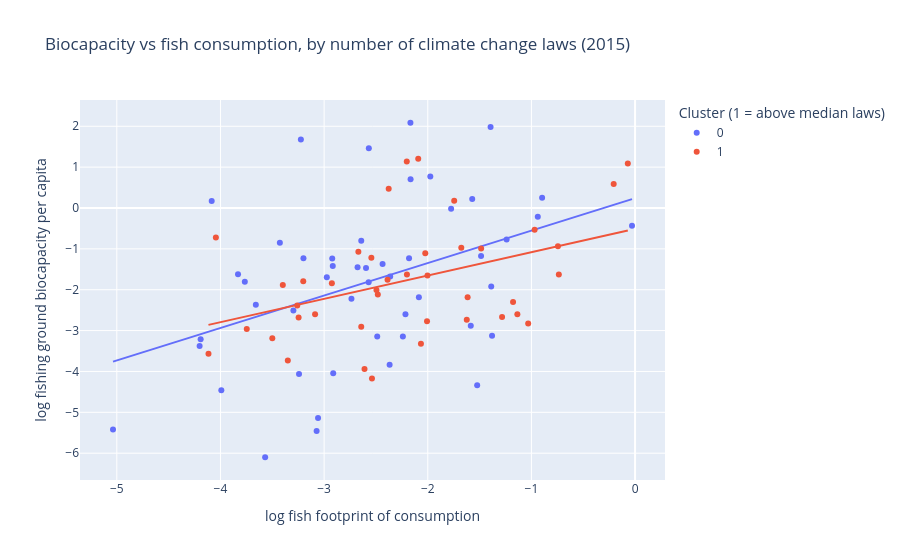

Notebook cell for this chart:
### Markdown cell above
Ok, let's see how grouping our countries by clusters depending on their number of policies affect the relationship between our variables:

- Create a scatter plot of 'ef_fg_bc_log' vs 'ef_fg_log', colored by the country 'cluster'. What do you observe?

### Code cell
fig = px.scatter(df_biv,
                 x='ef_fg_log',
                 y='ef_fg_bc_log',
                 color=df_biv['cluster'].astype(str),
                 hover_name='country',
                 trendline='ols',
                 labels={'ef_fg_log': 'log fish footprint of consumption',
                         'ef_fg_bc_log': 'log fishing ground biocapacity per capita',
                         'color': 'Cluster (1 = above median laws)'},
                 title='Biocapacity vs fish consumption, by number of climate change laws (2015)')
fig.show()

# The positive relation remains in both clusters (slightly flatter for countries with more
# climate policies): grouping by number of policies does not reverse the relationship.

### Figure 1 — Plotly figure (JSON) as saved in the notebook; plotly's stock layout.template omitted (floating-point values rounded to 4 significant figures)
{"data": [{"hovertemplate": "<b>%{hovertext}</b><br><br>Cluster (1 = above median laws)=0<br>log fish footprint of consumption=%{x}<br>log fishing ground biocapacity per capita=%{y}<extra></extra>", "hovertext": ["Albania", "Bahamas", "Bahrain", "Barbados", "Belgium", "Brunei", "Myanmar", "Cameroon", "China", "Congo, Democratic Republic", "Cuba", "Benin", "El Salvador", "Eritrea", "Estonia", "Fiji", "Gambia", "Ghana", "Guinea", "Guyana", "Haiti", "Jordan", "Kenya", "Korea, North", "Lebanon", "Latvia", "Libya", "Lithuania", "Madagascar", "Malaysia (1966-)", "Montenegro", "Oman", "Netherlands", "Nigeria", "Pakistan (1971-)", "Poland", "Qatar", "St Lucia", "Saudi Arabia", "Sierra Leone", "Singapore", "Slovenia", "Suriname", "Sweden", "Syria", "United Arab Emirates", "Tunisia", "Venezuela", "Yemen"], "legendgroup": "0", "marker": {"color": "#636efa", "symbol": "circle"}, "mode": "markers", "name": "0", "orientation": "v", "showlegend": true, "type": "scatter", "x": [-3.296, -2.167, -2.642, -1.38, -2.24, -1.571, -2.922, -2.215, -2.488, -4.191, -3.765, -2.368, -2.086, -4.084, -2.569, -0.02964, -2.181, -1.585, -3.199, -3.224, -3.992, -3.569, -3.242, -3.659, -3.059, -2.166, -2.436, -1.486, -3.831, -0.9386, -2.916, -0.8969, -3.427, -2.912, -4.201, -2.736, -1.775, -1.388, -2.57, -2.363, -1.523, -3.072, -1.394, -1.976, -5.037, -1.239, -2.596, -2.677, -2.974], "xaxis": "x", "y": [-2.511, 2.086, -0.7995, -3.125, -3.145, 0.2176, -1.236, -2.597, -3.145, -3.212, -1.806, -3.836, -2.185, 0.171, 1.464, -0.4333, -1.228, -2.883, -1.23, 1.679, -4.46, -6.099, -4.064, -2.368, -5.14, 0.702, -1.368, -1.172, -1.619, -0.2121, -1.418, 0.2524, -0.8534, -4.046, -3.375, -2.221, -0.01992, -1.923, -1.819, -1.674, -4.335, -5.459, 1.979, 0.7718, -5.418, -0.7694, -1.468, -1.447, -1.694], "yaxis": "y"}, {"hovertemplate": "<b>OLS trendline</b><br>ef_fg_bc_log = 0.794316 * ef_fg_log + 0.24078<br>R<sup>2</sup>=0.164620<br><br>Cluster (1 = above median laws)=0<br>log fish footprint of consumption=%{x}<br>log fishing ground biocapacity per capita=%{y} <b>(trend)</b><extra></extra>", "legendgroup": "0", "marker": {"color": "#636efa", "symbol": "circle"}, "mode": "lines", "name": "0", "showlegend": false, "type": "scatter", "x": [-5.037, -4.201, -4.191, -4.084, -3.992, -3.831, -3.765, -3.659, -3.569, -3.427, -3.296, -3.242, -3.224, -3.199, -3.072, -3.059, -2.974, -2.922, -2.916, -2.912, -2.736, -2.677, -2.642, -2.596, -2.57, -2.569, -2.488, -2.436, -2.368, -2.363, -2.24, -2.215, -2.181, -2.167, -2.166, -2.086, -1.976, -1.775, -1.585, -1.571, -1.523, -1.486, -1.394, -1.388, -1.38, -1.239, -0.9386, -0.8969, -0.02964], "xaxis": "x", "y": [-3.76, -3.096, -3.088, -3.004, -2.93, -2.802, -2.75, -2.665, -2.594, -2.481, -2.378, -2.334, -2.32, -2.301, -2.2, -2.189, -2.121, -2.08, -2.076, -2.072, -1.933, -1.886, -1.858, -1.821, -1.801, -1.799, -1.735, -1.694, -1.64, -1.636, -1.539, -1.519, -1.491, -1.481, -1.479, -1.416, -1.328, -1.169, -1.018, -1.007, -0.9693, -0.9394, -0.8664, -0.8616, -0.8553, -0.7438, -0.5047, -0.4716, 0.2172], "yaxis": "y"}, {"hovertemplate": "<b>%{hovertext}</b><br><br>Cluster (1 = above median laws)=1<br>log fish footprint of consumption=%{x}<br>log fishing ground biocapacity per capita=%{y}<extra></extra>", "hovertext": ["Angola", "Argentina", "Australia", "Bangladesh", "Brazil", "Canada", "Sri Lanka", "Chile", "Colombia", "Costa Rica", "Croatia", "Denmark", "Dominican Republic", "France (1963-)", "Germany", "Greece", "India", "Indonesia", "Israel", "Italy", "Cote d'Ivoire", "Japan", "Korea, South", "Mexico", "Mozambique", "Nicaragua", "Norway", "Panama", "Peru", "Philippines", "Portugal", "Romania", "Russia", "Vietnam", "Spain", "Thailand", "Togo", "Turkey", "United Kingdom", "Tanzania", "United States"], "legendgroup": "1", "marker": {"color": "#EF553B", "symbol": "circle"}, "mode": "markers", "name": "1", "orientation": "v", "showlegend": true, "type": "scatter", "x": [-2.201, -2.377, -2.203, -3.746, -3.201, -2.092, -1.283, -1.677, -3.246, -2.482, -2.669, -0.2062, -3.35, -1.616, -3.087, -2.388, -4.116, -1.485, -2.538, -2.007, -2.066, -1.177, -0.7441, -2.495, -3.398, -4.044, -0.06997, -0.9691, -0.7354, -1.624, -1.136, -3.259, -1.745, -2.925, -1.031, -2.003, -2.61, -3.5, -2.544, -2.642, -2.024], "xaxis": "x", "y": [-1.629, 0.4706, 1.139, -2.958, -1.795, 1.208, -2.67, -0.9711, -2.681, -2.119, -1.072, 0.5862, -3.729, -2.186, -2.599, -1.758, -3.569, -0.9925, -4.173, -2.77, -3.321, -2.298, -0.9344, -2.005, -1.887, -0.7201, 1.087, -0.5337, -1.628, -2.734, -2.598, -2.387, 0.1776, -1.841, -2.823, -1.65, -3.938, -3.184, -1.219, -2.906, -1.105], "yaxis": "y"}, {"hovertemplate": "<b>OLS trendline</b><br>ef_fg_bc_log = 0.570952 * ef_fg_log + -0.510381<br>R<sup>2</sup>=0.168195<br><br>Cluster (1 = above median laws)=1<br>log fish footprint of consumption=%{x}<br>log fishing ground biocapacity per capita=%{y} <b>(trend)</b><extra></extra>", "legendgroup": "1", "marker": {"color": "#EF553B", "symbol": "circle"}, "mode": "lines", "name": "1", "showlegend": false, "type": "scatter", "x": [-4.116, -4.044, -3.746, -3.5, -3.398, -3.35, -3.259, -3.246, -3.201, -3.087, -2.925, -2.669, -2.642, -2.61, -2.544, -2.538, -2.495, -2.482, -2.388, -2.377, -2.203, -2.201, -2.092, -2.066, -2.024, -2.007, -2.003, -1.745, -1.677, -1.624, -1.616, -1.485, -1.283, -1.177, -1.136, -1.031, -0.9691, -0.7441, -0.7354, -0.2062, -0.06997], "xaxis": "x", "y": [-2.86, -2.819, -2.649, -2.509, -2.451, -2.423, -2.371, -2.364, -2.338, -2.273, -2.181, -2.035, -2.019, -2.001, -1.963, -1.96, -1.935, -1.928, -1.874, -1.868, -1.768, -1.767, -1.705, -1.69, -1.666, -1.656, -1.654, -1.507, -1.468, -1.437, -1.433, -1.358, -1.243, -1.182, -1.159, -1.099, -1.064, -0.9352, -0.9303, -0.6281, -0.5503], "yaxis": "y"}], "layout": {"legend": {"title": {"text": "Cluster (1 = above median laws)"}, "tracegroupgap": 0}, "title": {"text": "Biocapacity vs fish consumption, by number of climate change laws (2015)"}, "xaxis": {"anchor": "y", "domain": [0.0, 1.0], "title": {"text": "log fish footprint of consumption"}}, "yaxis": {"anchor": "x", "domain": [0.0, 1.0], "title": {"text": "log fishing ground biocapacity per capita"}}}}
